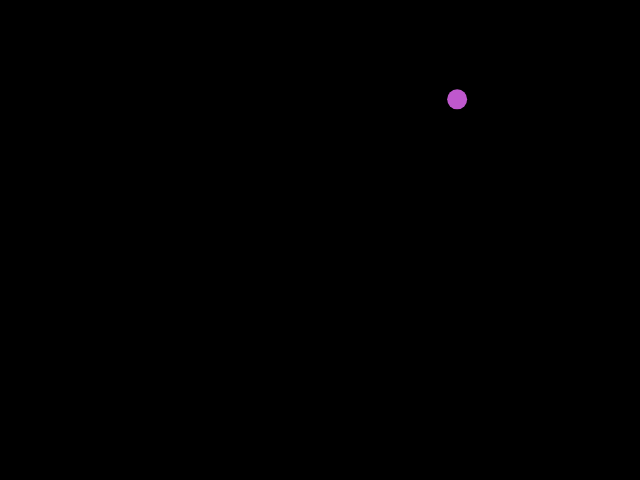
Frame 1 (no input)
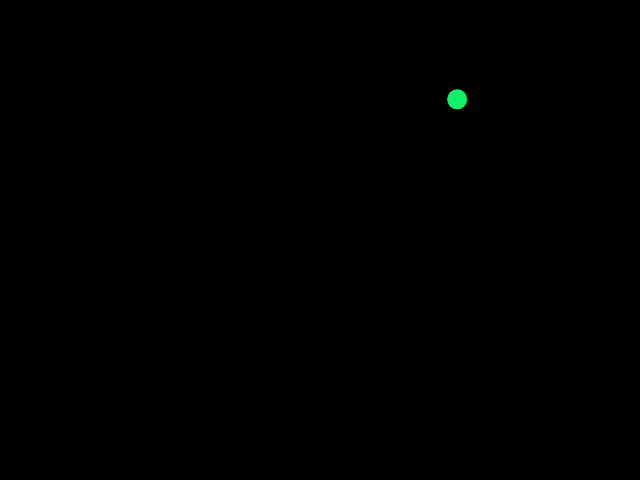
Frame 60 (no input)
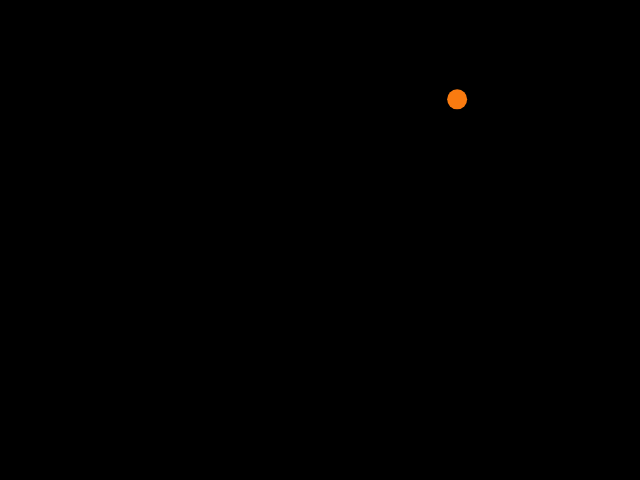
Frame 120 (the mouse pressed at the canvas centre since frame 60)

The p5.js sketch that drew these frames (run headless with seeded random() and noise() and a simulated clock; from frame 60 on, the mouse is pressed at the canvas centre):

// p5.js sketch
// ── sketch.js

var myX;
var myY;
var mySize;
var myTargetX;
var myTargetY;
var myRed;
var myGreen;
var myBlue;

function setup () {
  createCanvas(640, 480);

  mySize = 20;
  myX = random(width);
  myY = random(height);
  myTargetX = myX;
  myTargetY = myY;
  noStroke();

}

function draw() {

  background(0);

  var xDifferent = myTargetX - myX;
  var yDifferent = myTargetY - myY;
  var speed = 0.1;
  myX = myX + xDifferent * speed;
  myY = myY + yDifferent * speed;

  myRed = random(255);
  myGreen = random(255);
  myBlue = random(255);

  fill(myRed,myGreen,myBlue);

  ellipse(myX, myY, mySize, mySize);

}
function mouseClicked() {
	myTargetX = mouseX;
	myTargetY = mouseY;

}
